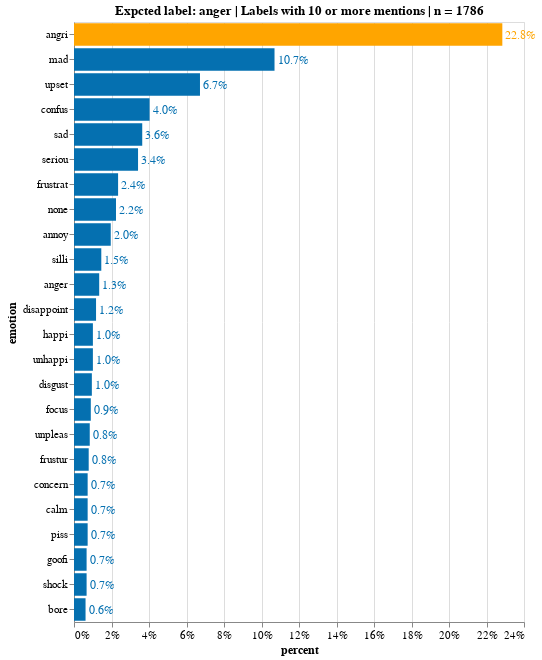

Notebook code for this chart:
### Markdown cell above
### Anger

### Code cell
emotion = 'anger'
emotion_st = 'angri'
df_emotion = emotion_df_formated(df_emo_answers, emotion) # subset 'emotion' rows
df_emotion_ans = df_emotion.drop(['photo_id', 'ethnicity', 'sex','age', 'label', 'url', 'photoId'], axis=1)
df_stack_emotion = formating_words(df_emotion_ans) # clean up
df_stack_emotion['emotion_ps_steamed'] = df_stack_emotion['emotion'].apply(lambda x: ps.stem(x)) #steam
source = count_freq_labels(df_stack_emotion,X='stacked', col='emotion_ps_steamed')
source_10 = source[source['counts'] > 10]

title = 'Expcted label: '+ emotion + ' | Labels with 10 or more mentions | n = '+ source['counts'].sum().astype(str)
X, Y = 'percent:Q', 'emotion:N'
w, h= 450, 600
txs, ls, ts = 12, 11, 12


chart_anger = simple_per_bar(
    source_10, title=title, X=X, Y=Y, \
    width=w, height=h, emotion=emotion_st, \
    text_size = txs, label_size = ls, title_size=ts)
chart_anger.display(renderer='svg')

### Figure 1 — Vega-Lite specification as saved in the notebook (floating-point values rounded to 4 significant figures)
{"config": {"view": {"continuousWidth": 400, "continuousHeight": 300}, "axis": {"labelFontSize": 11, "titleFontSize": 12}}, "layer": [{"mark": "bar", "encoding": {"color": {"condition": {"value": "orange", "test": "(datum.emotion === 'angri')"}, "value": "#0570b0"}, "x": {"type": "quantitative", "axis": {"format": ".0%"}, "field": "percent"}, "y": {"type": "nominal", "field": "emotion", "sort": "-x"}}, "title": "Expcted label: anger | Labels with 10 or more mentions | n = 1786"}, {"mark": {"type": "text", "align": "left", "baseline": "middle", "dx": 3, "fontSize": 12}, "encoding": {"color": {"condition": {"value": "orange", "test": "(datum.emotion === 'angri')"}, "value": "#0570b0"}, "text": {"type": "quantitative", "field": "percent", "format": ".1%"}, "x": {"type": "quantitative", "axis": {"format": ".0%"}, "field": "percent"}, "y": {"type": "nominal", "field": "emotion", "sort": "-x"}}, "title": "Expcted label: anger | Labels with 10 or more mentions | n = 1786"}], "data": {"name": "data-6cd517731dea546649db8f4d943129bc"}, "height": 600, "width": 450, "$schema": "https://vega.github.io/schema/vega-lite/v4.8.1.json", "datasets": {"data-6cd517731dea546649db8f4d943129bc": [{"counts": 408, "emotion": "angri", "percent": 0.2284}, {"counts": 191, "emotion": "mad", "percent": 0.1069}, {"counts": 120, "emotion": "upset", "percent": 0.06719}, {"counts": 72, "emotion": "confus", "percent": 0.04031}, {"counts": 65, "emotion": "sad", "percent": 0.03639}, {"counts": 61, "emotion": "seriou", "percent": 0.03415}, {"counts": 42, "emotion": "frustrat", "percent": 0.02352}, {"counts": 40, "emotion": "none", "percent": 0.0224}, {"counts": 35, "emotion": "annoy", "percent": 0.0196}, {"counts": 26, "emotion": "silli", "percent": 0.01456}, {"counts": 24, "emotion": "anger", "percent": 0.01344}, {"counts": 21, "emotion": "disappoint", "percent": 0.01176}, {"counts": 18, "emotion": "happi", "percent": 0.01008}, {"counts": 18, "emotion": "unhappi", "percent": 0.01008}, {"counts": 17, "emotion": "disgust", "percent": 0.009518}, {"counts": 16, "emotion": "focus", "percent": 0.008959}, {"counts": 15, "emotion": "unpleas", "percent": 0.008399}, {"counts": 14, "emotion": "frustur", "percent": 0.007839}, {"counts": 13, "emotion": "concern", "percent": 0.007279}, {"counts": 13, "emotion": "calm", "percent": 0.007279}, {"counts": 13, "emotion": "piss", "percent": 0.007279}, {"counts": 12, "emotion": "goofi", "percent": 0.006719}, {"counts": 12, "emotion": "shock", "percent": 0.006719}, {"counts": 11, "emotion": "bore", "percent": 0.006159}]}}
